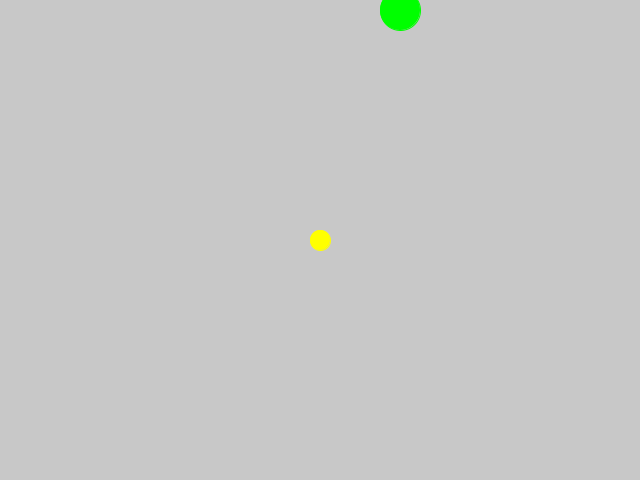
Frame 1 (no input)
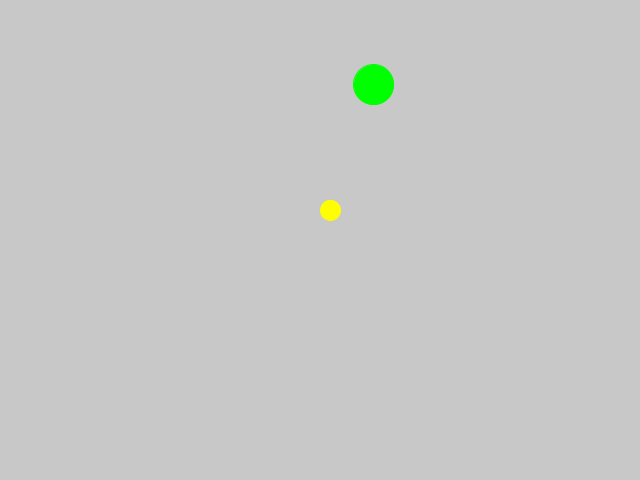
Frame 60 (the mouse pressed at the canvas centre just before this capture)
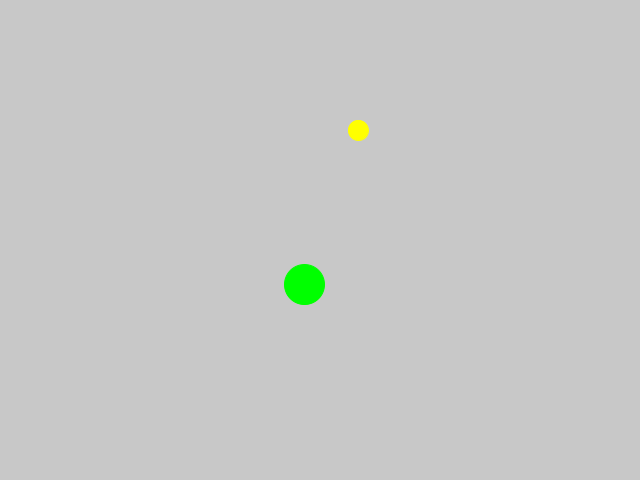
Frame 120 (the mouse held since frame 60 and released just before this capture)

The Processing sketch that drew these frames (run headless with seeded random() and noise(); from frame 60 on, the mouse is pressed at the canvas centre):

// Processing sketch: Gravity
// ── Gravity.pde

Sun s;
Planet p;
float sunmass = 100;
float planetmass =40;
float g = 0.3;


void setup () {
  size(640,480);
  
  s = new Sun(sunmass);
  p = new Planet(planetmass);
}

void draw () {
  background(200);
 
  s.drawSun();
  s.moveSun();
  p.drawPlanet();
  p.movePlanet();
   PVector force = s.attract(p);
   p.applyForce(force);
   PVector force1 = p.attract(s);
   s.applyForce(force1);
  
}

// ── Planet.pde
class Planet {
  float planetM;
  //PVector location;
  PVector velocity;
  PVector acc;
  float x;
  float y;
  PVector position;
  
 Planet (float temppm) {
   position = new PVector(400,10);
   //location = new PVector(0,0);
   velocity = new PVector(0,0);
   acc = new PVector(0,0);
  planetM=temppm;
 }
  
  void drawPlanet () {
    //background(200);
    fill(0,255,0);
    stroke(0,255,0);
    ellipse (position.x,position.y,planetM,planetM);
  }
  
  void movePlanet (){
    position.add(velocity);
    velocity.add(acc);
    acc.mult(0);
       
  }
   void applyForce(PVector force) {
    PVector f = PVector.div(force,planetM);
    acc.add(f);
  }
  
   PVector attract (Sun s) {
    PVector force = PVector.sub(position,s.position);
    float d = force.mag();
    force.normalize();
    
    d = constrain(d,5,25);
    
    float strength = (g*planetM*s.sunM)/(d*d);
    force.mult(strength);
    
    return force;
  }
  
}

// ── Sun.pde
class Sun {
  float sunM;
  PVector position;
  PVector velocity;
  PVector acc;
  
  
 Sun (float tempsm) {
  sunM=tempsm;
  position = new  PVector(width/2,height/2);
  velocity = new PVector(0,0);
  acc = new PVector(0,0);
  
  
 }
  
  void drawSun () {
    
    fill(255,255,0);
    stroke(255,255,0);
    ellipse (position.x,position.y,20,20);
  }
    void moveSun (){
    position.add(velocity);
    velocity.add(acc);
    acc.mult(0);
       
  }
  
  PVector attract (Planet p) {
    PVector force = PVector.sub(position,p.position);
    float d = force.mag();
    force.normalize();
    
    d = constrain(d,5,25);
    
    float strength = (g* sunM*p.planetM)/(d*d);
    force.mult(strength);
    
    return force;
  }
  
     void applyForce(PVector force) {
    PVector f = PVector.div(force,sunM);
    acc.add(f);
  }
  
}
